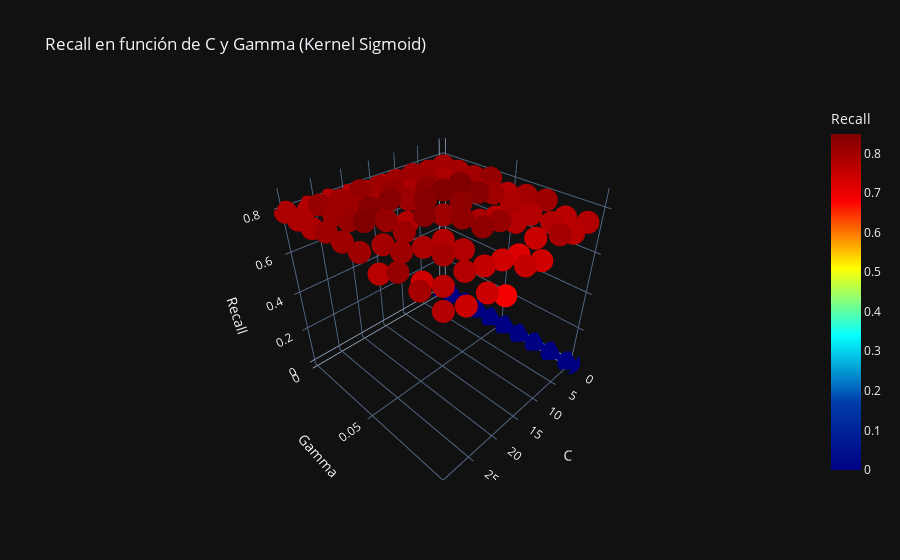

The code cell stored with this chart in its notebook:
### Code cell
# Extraer resultados del GridSearchCV
kernel_sigmoid_results = resultados['sigmoid']  # Asegúrate de que es el kernel correcto

# Extraer los valores de C, gamma y el score
C_values = kernel_sigmoid_results['param_C'].data
gamma_values = kernel_sigmoid_results['param_gamma'].data
recall_scores = kernel_sigmoid_results['mean_test_score']

# Crear un DataFrame para facilitar el manejo de datos
df = pd.DataFrame({
    'C': C_values,
    'Gamma': gamma_values,
    'Recall': recall_scores
})
    
# Crear un gráfico Scatter 3D interactivo con Plotly
import plotly.express as px
fig = px.scatter_3d(df, x='C', y='Gamma', z='Recall', color='Recall', 
                    title='Recall en función de C y Gamma (Kernel Sigmoid)', 
                    color_continuous_scale='Jet')
fig.show()
